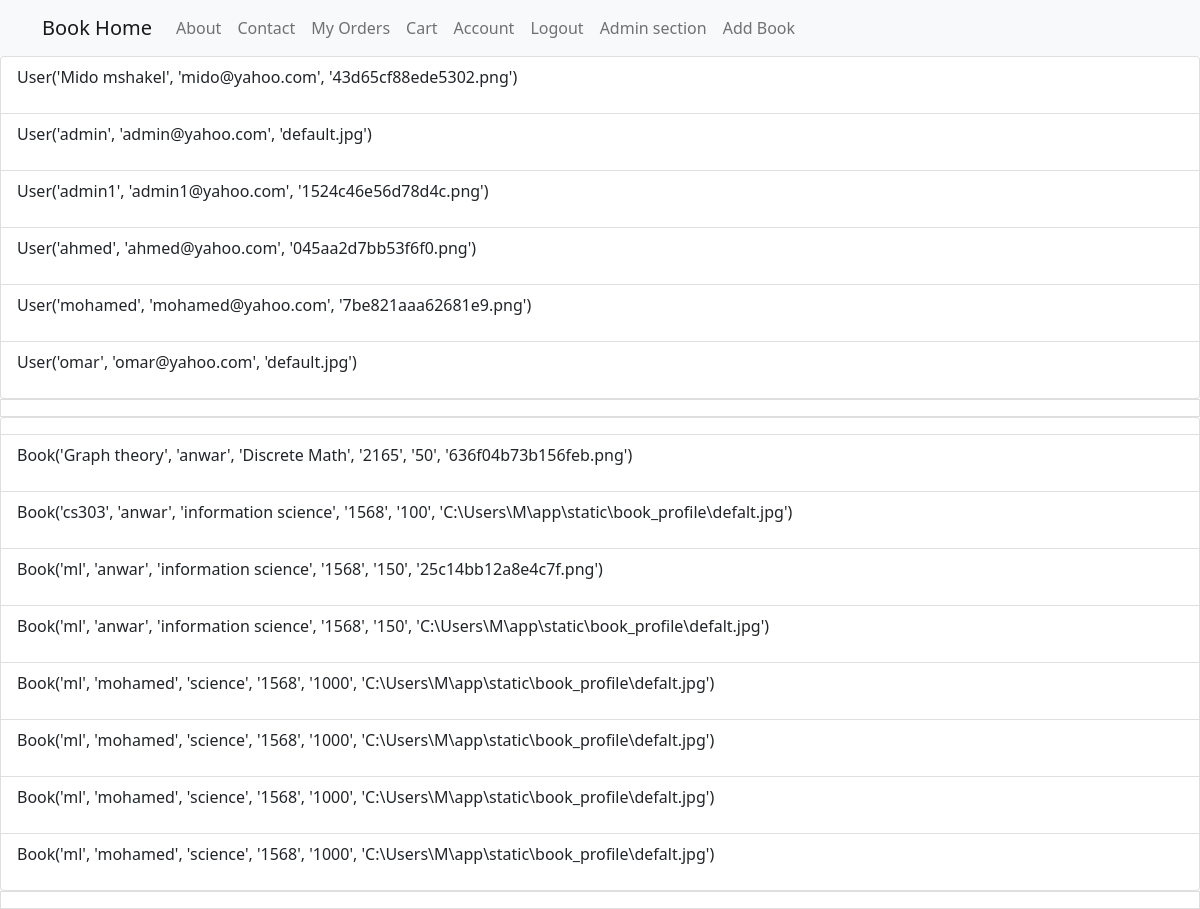
Screenshot of /admin_infom (signed in) with the database file from the repository.
### Models.py (models this page shows)
class User(db.Model, UserMixin):
    id = db.Column(db.Integer, primary_key=True)
    username = db.Column(db.String(20), unique=True, nullable=False)
    email = db.Column(db.String(120), unique=True, nullable=False)
    image_file = db.Column(db.String(20), nullable=True, default='default.jpg')
    password = db.Column(db.String(60), nullable=False)
    address=db.Column(db.Text, nullable=True)
    state=db.Column(db.String(60), nullable=True)
    pincode=db.Column(db.Integer, nullable=True)
    cart=db.relationship('Cart', backref='reader', lazy=True)
    order=db.relationship('Order', backref='buyer', lazy=True)
    orderbook=db.relationship('OrderBook', backref='orderby', lazy=True)
    def __repr__(self):
        return f"User('{self.username}', '{self.email}', '{self.image_file}')"

class Book(db.Model, UserMixin):
    id = db.Column(db.Integer, primary_key=True)
    title = db.Column(db.String(100), nullable=False)
    author = db.Column(db.String(100), nullable=False)
    publication = db.Column(db.String(100), nullable=False)
    ISBN = db.Column(db.String(100), nullable=False)
    content = db.Column(db.Text, nullable=False)
    price = db.Column(db.Integer, nullable=False)
    piece=db.Column(db.Integer, nullable=False)
    image_file = db.Column(db.String(20), nullable=False, default='default.jpg')
    cart=db.relationship('Cart', backref='cartbook', lazy=True)
    orderbook=db.relationship('OrderBook', backref='orderbook', lazy=True)
    def __repr__(self):
        return f"Book('{self.title}', '{self.author}', '{self.publication}', '{self.ISBN}', '{self.price}', '{self.image_file}')"

### routes.py (the view)
@app.route('/admin_infom')
def admin_infom():
    if current_user.is_authenticated:
        users = User.query.order_by(User.username).all()
        books = Book.query.order_by(Book.title).all()
    else:
        return redirect(url_for('about'))
    return render_template('admin_section.html', users = users , books = books)

### Models.py (called while the page is built)
@login_manager.user_loader
def load_user(user_id):
    return User.query.get(int(user_id))

### templates/admin_section.html
{% extends "home.html" %}
{% block content %}
    <div class="list-group">
      {%for user in users%}
      <a href="#" class="list-group-item list-group-item-action">
          <div class="d-flex w-100 justify-content-between">
        <p class="article-content">{{ user }}</p>
       </div>
       {%endfor%}
      </div>
          <div class="list-group">
      {%for book in books%}
      <a href="#" class="list-group-item list-group-item-action">
          <div class="d-flex w-100 justify-content-between">
        <p class="article-content">{{ book}}</p>
       </div>
       {%endfor%}
      </div>
{% endblock content %}

### rows the page displays
User: username+email+image_file "User('Mido mshakel', 'mido@yahoo.com', '43d65cf88ede5302.png')"
User: username+email+image_file "User('admin', 'admin@yahoo.com', 'default.jpg')"
User: username+email+image_file "User('admin1', 'admin1@yahoo.com', '1524c46e56d78d4c.png')"
User: username+email+image_file "User('ahmed', 'ahmed@yahoo.com', '045aa2d7bb53f6f0.png')"
User: username+email+image_file "User('mohamed', 'mohamed@yahoo.com', '7be821aaa62681e9.png')"
User: username+email+image_file "User('omar', 'omar@yahoo.com', 'default.jpg')"
Book: title+author+publication "Book('Graph theory', 'anwar', 'Discrete Math', '2165', '50', '636f04b73b156feb.png')"
Book: title+author+publication "Book('cs303', 'anwar', 'information science', '1568', '100', 'C:\\Users\\M\\app\\static\\book_profile\\defalt.jpg')"
Book: title+author+publication "Book('ml', 'anwar', 'information science', '1568', '150', '25c14bb12a8e4c7f.png')"
Book: title+author+publication "Book('ml', 'anwar', 'information science', '1568', '150', 'C:\\Users\\M\\app\\static\\book_profile\\defalt.jpg')"
Book: title+author+publication "Book('ml', 'mohamed', 'science', '1568', '1000', 'C:\\Users\\M\\app\\static\\book_profile\\defalt.jpg')"
Book: title+author+publication "Book('ml', 'mohamed', 'science', '1568', '1000', 'C:\\Users\\M\\app\\static\\book_profile\\defalt.jpg')"
Book: title+author+publication "Book('ml', 'mohamed', 'science', '1568', '1000', 'C:\\Users\\M\\app\\static\\book_profile\\defalt.jpg')"
Book: title+author+publication "Book('ml', 'mohamed', 'science', '1568', '1000', 'C:\\Users\\M\\app\\static\\book_profile\\defalt.jpg')"
